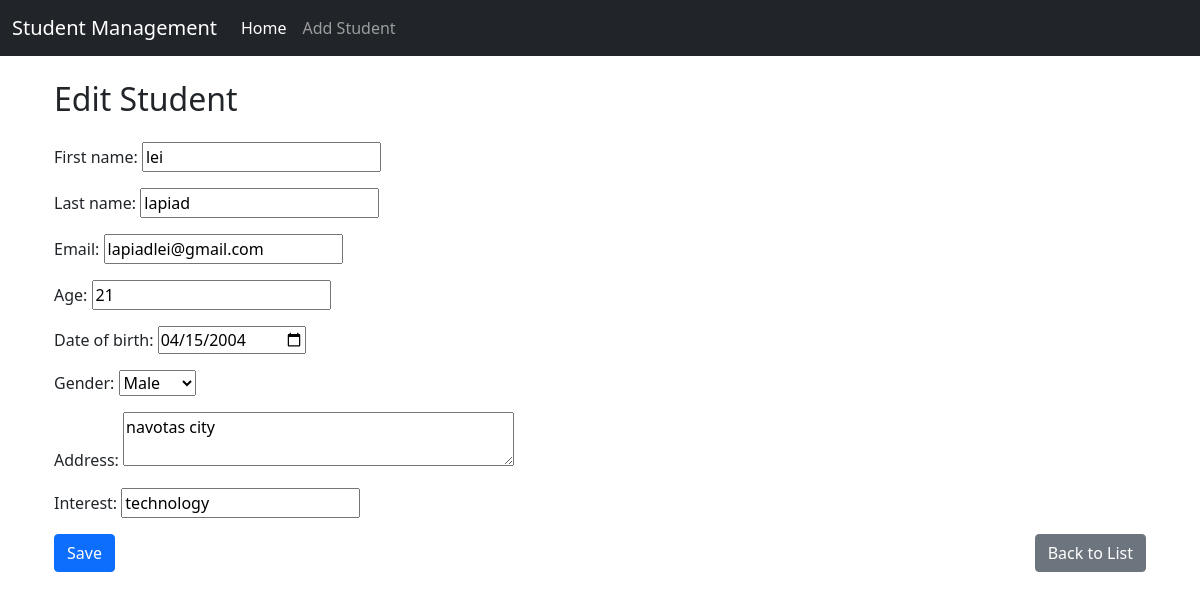
Page /15/edit/ on the committed database.
### student/models.py (models this page shows, shortened)
class Student(models.Model):
    first_name = models.CharField(max_length=50)
    last_name = models.CharField(max_length=50)
    email = models.EmailField(unique=True)
    age = models.IntegerField(default=0)
    date_of_birth = models.DateField()
    gender = models.CharField(
        max_length=10,
        choices=[('Male', 'Male'), ('Female', 'Female')]
    )
    address = models.TextField()
    interest = models.CharField(max_length=100)
    course = models.CharField(max_length=100, blank=True)  # AI predicted
    created_at = models.DateTimeField(auto_now_add=True)
    updated_at = models.DateTimeField(auto_now=True)

### student/views.py (the view)
# urls.py: path('<int:pk>/edit/', student_update, name='student_update'),
def student_update(request, pk):
    student = get_object_or_404(Student, pk=pk)  # Get student object based on primary key
    if request.method == 'POST':
        form = StudentForm(request.POST, instance=student)
        if form.is_valid():
            student = form.save(commit=False)
            student.course = predict_course(student.age, student.gender, student.interest)  # Predict the course
            student.save()
            messages.success(request, 'Student updated successfully.')  # Success message
            return redirect('student_list')  # Redirect to the student list after update
    else:
        form = StudentForm(instance=student)  # Pre-fill the form with existing student data
    return render(request, 'students/student_form.html', {'form': form})  # Render the form

### student/forms.py
class StudentForm(forms.ModelForm):
    class Meta:
        model = Student
        fields = [
            'first_name', 'last_name', 'email', 'age',
            'date_of_birth', 'gender', 'address', 'interest'
        ]
        widgets = {
            'date_of_birth': forms.DateInput(attrs={'type': 'date'}),
            'gender': forms.Select(choices=Student._meta.get_field('gender').choices),
            'address': forms.Textarea(attrs={'rows': 2, 'placeholder': 'Enter complete address'}),
        }

### student/templates/students/student_form.html (shortened to what this page needs)
{% extends "base.html" %} {% block content %}
<div class="container mt-4">
  <h2 class="mb-4">
    {% if form.instance.pk %}Edit Student{% else %}Add Student{% endif %}
  </h2>
  <form method="post">
    <div class="mb-3">{{ form.as_p }}</div>
    <div class="d-flex justify-content-between">
      <button type="submit" class="btn btn-primary">Save</button>
      <a href="{% url 'student_list' %}" class="btn btn-secondary"
        >Back to List</a
      >
    </div>
  </form>
</div>
{% endblock %}

### rows in the picture
Student: first_name "lei", last_name "lapiad", email "lapiadlei@gmail.com", age "21", date_of_birth "04/15/2004", gender "Male", address "navotas city", interest "technology"
